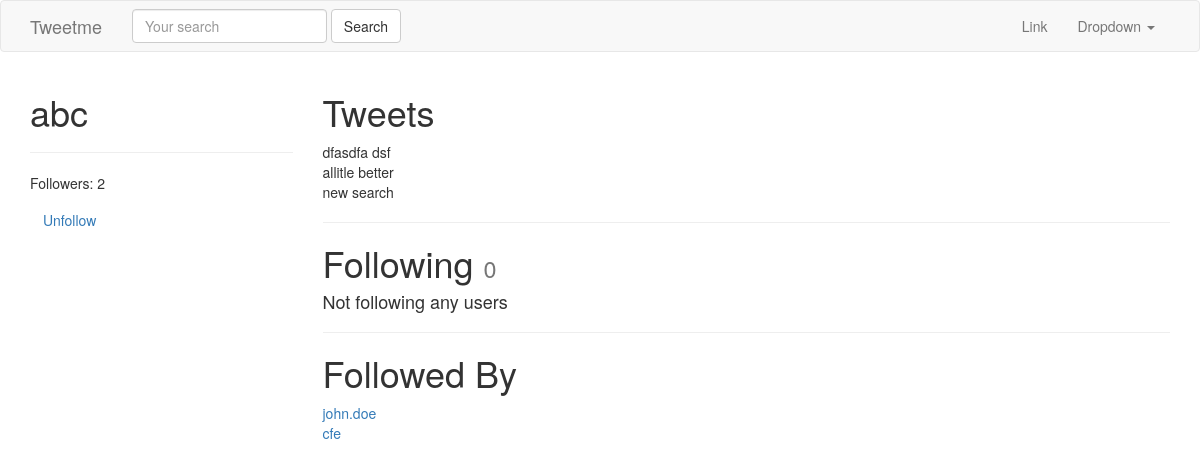
Page /abc/ (signed in) on the earlier database version.
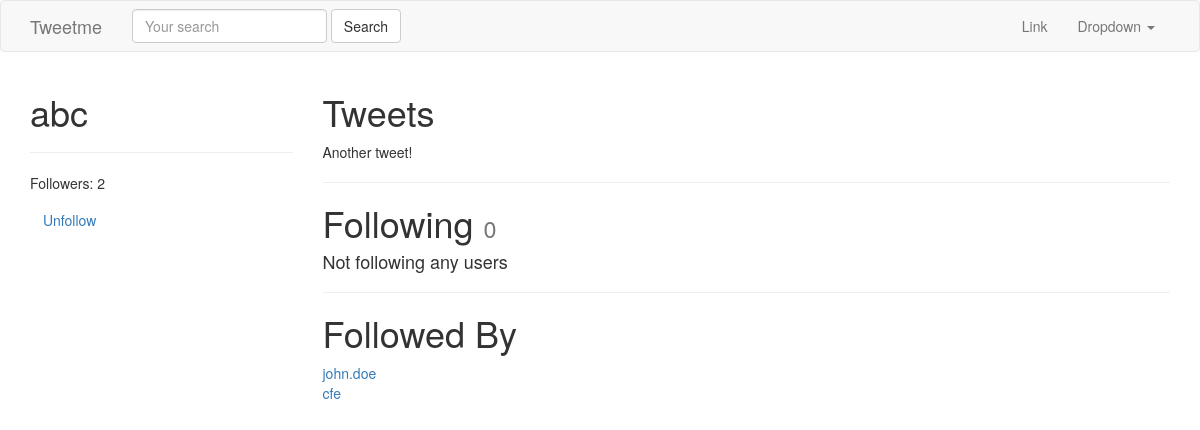
Same page on the later database version.
### tweets/models.py (models this page shows, shortened)
class Tweet(models.Model):
    parent      = models.ForeignKey("self", blank=True, null=True)
    user        = models.ForeignKey(settings.AUTH_USER_MODEL)
    content     = models.CharField(max_length=140, validators=[validate_content])
    updated     = models.DateTimeField(auto_now=True)
    timestamp   = models.DateTimeField(auto_now_add=True)
    objects = TweetManager()
    def __str__(self):
        return str(self.content)
    class Meta:
        ordering = ['-timestamp']

### accounts/models.py (models this page shows, shortened)
class UserProfile(models.Model):
    user        = models.OneToOneField(settings.AUTH_USER_MODEL, related_name='profile') # user.profile
    following   = models.ManyToManyField(settings.AUTH_USER_MODEL, blank=True, related_name='followed_by')
    objects = UserProfileManager() # UserProfile.objects.all()
    def get_following(self):
        users  = self.following.all() # User.objects.all().exclude(username=self.user.username)
        return users.exclude(username=self.user.username)
    def get_follow_url(self):
        return reverse_lazy("profiles:follow", kwargs={"username":self.user.username})

### accounts/views.py (the view)
# urls.py: url(r'^(?P<username>[\w.@+-]+)/$', UserDetailView.as_view(), name='detail'), # /tweet/1/
class UserDetailView(DetailView):
    template_name = 'accounts/user_detail.html'
    queryset = User.objects.all()
    def get_object(self):
        return get_object_or_404(
                    User,
                    username__iexact=self.kwargs.get("username")
                    )
    def get_context_data(self, *args, **kwargs):
        context = super(UserDetailView, self).get_context_data(*args, **kwargs)
        following = UserProfile.objects.is_following(self.request.user, self.get_object())
        context['following'] = following
        return context

### accounts/models.py (called while the page is built)
    def all(self):
        qs = self.get_queryset().all()
        try:
            if self.instance:
                qs = qs.exclude(user=self.instance)
        except:
            pass
        return qs

    def is_following(self, user, followed_by_user):
        user_profile, created = UserProfile.objects.get_or_create(user=user)
        if created:
            return False
        if followed_by_user in user_profile.following.all():
            return True
        return False

### accounts/templates/accounts/user_detail.html
{% extends "base.html" %}
{% block content %}
<div class='row'>
    <div class='col-sm-3 col-xs-12'>
        <h1>{{ object.username }} </h1>
        <hr/>
        <p>Followers: {{ object.followed_by.all.count }}</p>
        <p>
            <a class='btn btn-link' href='{{ object.profile.get_follow_url }}'>
                    {% if following %}Unfollow{% else %}Follow{% endif %}
                </a>
        </p>
    </div>
    <div class='col-sm-9 col-xs-12'>
         <h1>Tweets</h1>
         {% for tweet in object.tweet_set.all %}
         {{ tweet }}<br/>
         {% endfor %}
         <hr/>
          <h1>Following <small>{{ object.profile.get_following.count }}</small></h1>
             {% for user in object.profile.get_following %}
             <a href='/{{ user.username }}'>{{ user.username }}</a><br/>
             {% empty %}
             <h4>Not following any users</h4>
             {% endfor %}
          <hr/>
          <h1>Followed By</h1>
             {% for profile in object.followed_by.all %}
             <a href='/{{ profile.user.username }}'>{{ profile.user.username }}</a><br/>
             {% empty %}
             <h4>Not followed by any users</h4>
             {% endfor %}
     </div>
</div>
{% endblock content %}

Differences in the rows shown:
removed Tweet: content "dfasdfa dsf"
removed Tweet: content "allitle better"
removed Tweet: content "new search"
added Tweet: content "Another tweet!"
